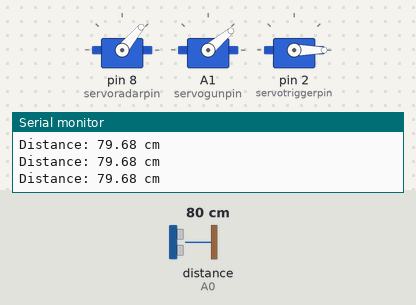
The sketch below on a simulated Arduino Uno, built with avr-gcc and run on an emulated ATmega328P. Shown: 3 × servo, the last lines printed to the serial monitor. Wiring (inferred from the names in the program): ultrasonic range finder: trigger pin 10; echo A0. The test bench sets the inputs (shaded band); at power-on: distance to the obstacle (sensor on A0) 80 cm. The echo pulse lasts 58.3 µs per cm.

Above: at 1.2 s.
1.3 s: distance to the obstacle (sensor on A0) set to 12 cm
4.3 s: distance to the obstacle (sensor on A0) set to 9 cm
At 5.8 s:
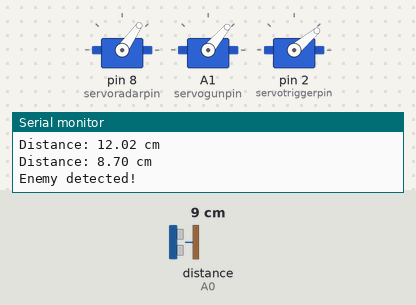
7.3 s: distance to the obstacle (sensor on A0) set to 18 cm
At 9.3 s:
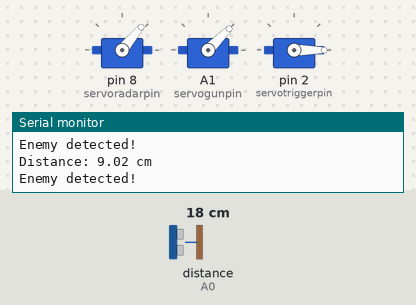
10.3 s: distance to the obstacle (sensor on A0) set to 2 cm
At 11.1 s:
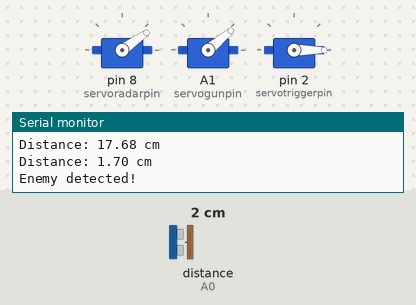
Timing chart, 0 to 23.3 s (numbered marks = the images above; inputs shaded):
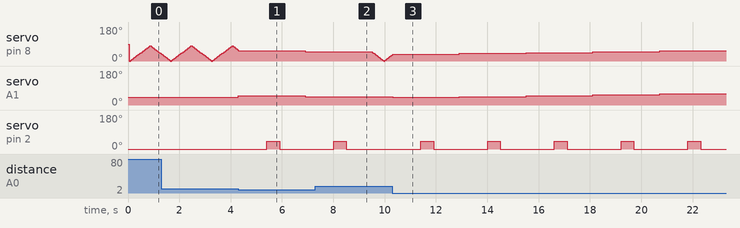

Measured:
- the behaviour switches between 11 and 10 cm on distance to the obstacle (sensor on A0) (found by bisection; images 0 and 1)
- after the input at 4.3 s, servo on A1 (servogunpin): 40° → 50° at once, → 45° 2.6 s later; servo on pin 2 (servotriggerpin): 0° → 40° after 1.1 s, → 0° 0.50 s later
- after the input at 7.3 s, servo on A1 (servogunpin): stays 45° (without the input it goes to 40° after 2.2 s)
- after the input at 10.3 s, servo on A1 (servogunpin): 45° → 40° at once, → 45° 2.6 s later, → 50° 2.6 s later, → 55° 2.6 s later, … (5 changes in this stretch); servo on pin 2 (servotriggerpin): alternates 40° for 0.50 s and 0° for 2.1 s, starting after 1.1 s

The sketch:

guncode.ino
```cpp
//only gun code
#include <Servo.h>

// ----- Servo Objects -----
Servo servoradar;
Servo servogun;
Servo servotrigger;

// ----- Pin Assignments -----
int servoradarpin=8;    // Radar servo pin
int servogunpin=A1;      // Gun aiming servo pin
int servotriggerpin=2;  // Trigger pulling servo pin
int triggerpin=10;       // Ultrasonic trigger pin
int echopin=A0;          // Ultrasonic echo pin

// ----- Constants and Variables -----
float distancefilter=10;
int pulltriggerangle=40;
long pingTraveltime;

int radarangle = 0;
bool sweepDirection = true;
bool enemyDetected = false;
int waittimeforkill = 10000;

unsigned long lastRadarMoveTime = 0;
unsigned long radarMoveInterval = 50;
unsigned long enemyDetectedTime = 0;

int radarlimit=80;   //radarlimit for scanning
int gunlockangle =40;  // intial postion of gun

// -----------------------------------------------------------------------------
// Radar sweep function
void moveRadarServo() {
  servoradar.write(radarangle);
  if (sweepDirection) {
    radarangle += 5;
    if (radarangle >= (radarlimit)) sweepDirection = false;
  } else {
    radarangle -= 5;
    if (radarangle <=0) sweepDirection = true;
  }
}

// -----------------------------------------------------------------------------
// Measure distance
float measuredistance() {
  digitalWrite(triggerpin, LOW);
  delayMicroseconds(2);
  digitalWrite(triggerpin, HIGH);
  delayMicroseconds(10);
  digitalWrite(triggerpin, LOW);

  pingTraveltime = pulseIn(echopin, HIGH, 30000);
  float distance = pingTraveltime * 0.0343 / 2;

  Serial.print("Distance: ");
  Serial.print(distance);
  Serial.println(" cm");

  return distance;
}

// Setup
void setup() {
  Serial.begin(9600);
  Serial.println("Line follower starting");

  servoradar.attach(servoradarpin);
  servogun.attach(servogunpin);
  servotrigger.attach(servotriggerpin);

  pinMode(triggerpin, OUTPUT);
  pinMode(echopin, INPUT);
  servogun.write(gunlockangle);
  servotrigger.write(0);
}

// -----------------------------------------------------------------------------
// Main loop
void loop() {
  if (millis() - lastRadarMoveTime >= radarMoveInterval) {
    lastRadarMoveTime = millis();
    moveRadarServo();

    float positionlength = measuredistance();

    if (positionlength < distancefilter) {
      Serial.println("Enemy detected!");
      gunlockangle=radarangle;
      servogun.write(gunlockangle);
      enemyDetected = true;
      enemyDetectedTime = millis();
    }
  }

  if(enemyDetected){
   // Move gun slowly towards detected angle
  int currentGunAngle = servogun.read();  // Read current angle of gun servo
  if (currentGunAngle < gunlockangle) {
    for (int pos = currentGunAngle; pos <= gunlockangle; pos += 20) {
      servogun.write(pos);
      delay(100);  // Adjust delay for smoother or faster movement
    }
  } else {
    for (int pos = currentGunAngle; pos >= gunlockangle; pos -= 20) {
      servogun.write(pos);
      delay(100);  // Adjust delay for smoother or faster movement
    }
  }

  delay(1000);  // Small pause before firing

  servotrigger.write(pulltriggerangle);
  delay(500);
  servotrigger.write(0);
  delay(1000);

  enemyDetected = false;
  }
}
```
